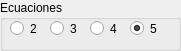
   <widget class="QGroupBox" name="ColumnasGroupBox">
    <property name="geometry">
     <rect>
      <x>30</x>
      <y>90</y>
      <width>181</width>
      <height>51</height>
     </rect>
    </property>
    <property name="title">
     <string>Ecuaciones</string>
    </property>
    <widget class="QRadioButton" name="col2">
     <property name="geometry">
      <rect>
       <x>10</x>
       <y>20</y>
       <width>31</width>
       <height>17</height>
      </rect>
     </property>
     <property name="text">
      <string>2</string>
     </property>
     <property name="checked">
      <bool>false</bool>
     </property>
    </widget>
    <widget class="QRadioButton" name="col3">
     <property name="geometry">
      <rect>
       <x>50</x>
       <y>20</y>
       <width>31</width>
       <height>17</height>
      </rect>
     </property>
     <property name="text">
      <string>3</string>
     </property>
    </widget>
    <widget class="QRadioButton" name="col4">
     <property name="geometry">
      <rect>
       <x>90</x>
       <y>20</y>
       <width>31</width>
       <height>17</height>
      </rect>
     </property>
     <property name="text">
      <string>4</string>
     </property>
    </widget>
    <widget class="QRadioButton" name="col5">
     <property name="geometry">
      <rect>
       <x>130</x>
       <y>20</y>
       <width>41</width>
       <height>17</height>
      </rect>
     </property>
     <property name="text">
      <string>5</string>
     </property>
     <property name="checked">
      <bool>true</bool>
     </property>
    </widget>
   </widget>
